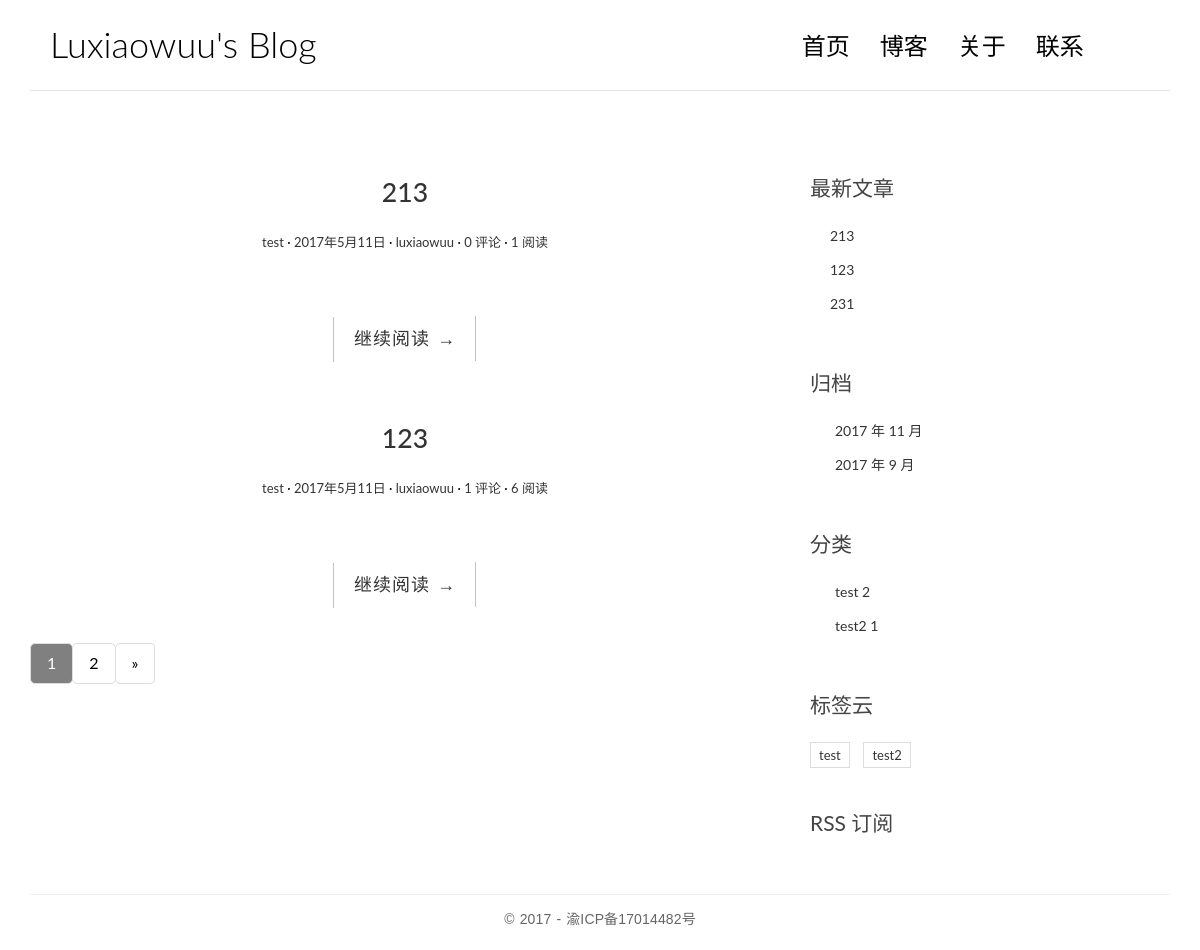
Before: / with the older database file.
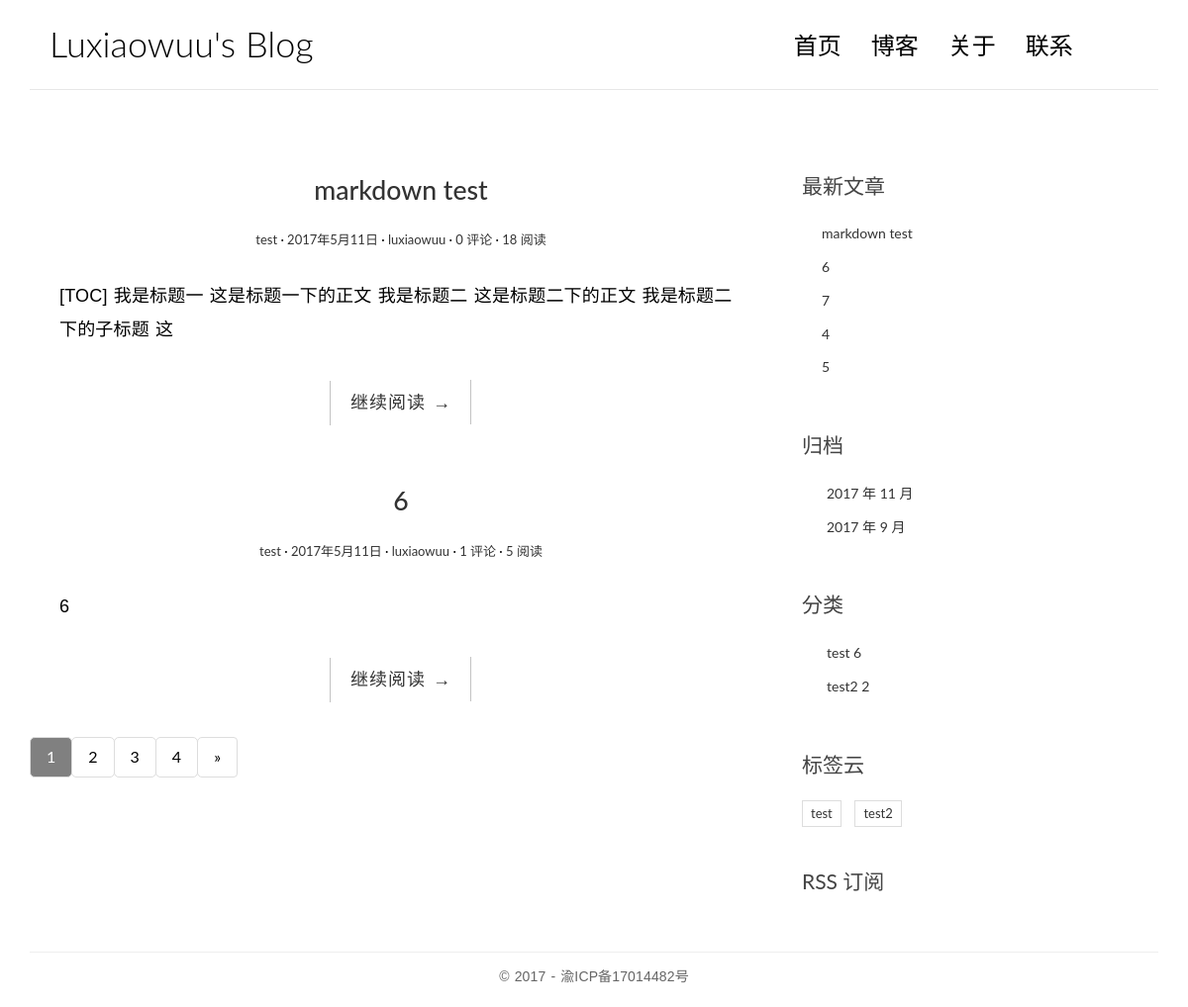
After: the same page with the newer database file.
### blog/models.py (models this page shows, shortened)
class Post(models.Model):
    title = models.CharField(max_length=100)
    body = models.TextField()
    excerpt = models.CharField(max_length=200, blank=True)
    views = models.PositiveIntegerField(default=0)
    comments_count = models.PositiveIntegerField(default=0)
    category = models.ForeignKey(Category)
    tags = models.ManyToManyField(Tag, blank=True)
    author = models.ForeignKey(User)
    created_time = models.DateTimeField()
    modified_time = models.DateTimeField()
    def get_absolute_url(self):
        return reverse('blog:detail', kwargs={'pk': self.pk})
    class Meta:
        ordering = ['-created_time', 'title']

class Category(models.Model):
    name = models.CharField(max_length=100)
    def __str__(self):
        return self.name

class Tag(models.Model):
    name = models.CharField(max_length=100)

### blog/views.py (the view, shortened to what this page needs)
# urls.py: url(r'^$', views.IndexView.as_view(), name='index'),
class IndexView(ListView):
    model = Post
    template_name = 'blog/index.html'
    context_object_name = 'post_list'
    paginate_by = 2
    def get_context_data(self, **kwargs):
        context = super(IndexView, self).get_context_data(**kwargs)
        paginator = context.get('paginator')
        page = context.get('page_obj')
        is_paginated = context.get('is_paginated')
        pagination_data = self.pagination_data(paginator, page, is_paginated)
        context.update(pagination_data)
        return context
    def pagination_data(self, paginator, page, is_paginated):
        if not is_paginated:
            return {}
        left = []
        right = []
        left_has_more = False
        right_has_more = False
        first = False
        last = False
        page_number = page.number
        total_pages = paginator.num_pages
        page_range = paginator.page_range
        if page_number == 1:
            right = page_range[page_number:page_number + 2]
            if right[-1] < total_pages - 1:
                right_has_more = True
            if right[-1] < total_pages:
                last = True
        elif page_number == total_pages:
            left = page_range[(page_number - 3) if (page_number - 3) > 0 else 0: page_number - 1]
            if left[0] > 2:
                left_has_more = True
            if left[0] > 1:
                first = True
        data = {
            'left': left,
            'right': right,
            'left_has_more': left_has_more,
            'right_has_more': right_has_more,
            'first': first,
            'last': last,
        }
        return data

### blog/templatetags/blog_tags.py (called while the page is built)
@register.simple_tag
def get_recent_post(num=5):
    return Post.objects.all().order_by('-created_time')[:num]

@register.simple_tag
def archives():
    return Post.objects.dates('created_time', 'month', order='DESC')

@register.simple_tag
def get_categories():
    return Category.objects.annotate(num_posts=Count('post')).filter(num_posts__gt=0)

@register.simple_tag
def get_tags():
    return Tag.objects.annotate(num_posts=Count('post')).filter(num_posts__gt=0)

### templates/blog/index.html (shortened to what this page needs)
{% extends 'base.html' %}
{% block main %}
{% for post in post_list %}
<article class="post post-{{ post.pk }}">
    <header class="entry-header">
        <h1 class="entry-title">
            <a href="{{ post.get_absolute_url }}">{{ post.title }}</a>
        </h1>
        <div class="entry-meta">
            <span class="post-category"><a href="#">{{ post.category }}</a></span>
            <span class="post-date"><a href="#"><time class="entry-date"
                                                      datetime="2012-11-09T23:15:57+00:00">2017年5月11日</time></a></span>
            <span class="post-author"><a href="#">{{ post.author }}</a></span>
            <span class="comments-link"><a href="#">{{ post.comment_set.count }} 评论</a></span>
            <span class="views-count"><a href="{{ post.get_absolute_url }}">{{ post.views }} 阅读</a></span>
        </div>
    </header>
    <div class="entry-content clearfix">
        <p>{{ post.excerpt }}</p>
        <div class="read-more cl-effect-14">
            <a href="{{ post.get_absolute_url }}" class="more-link">继续阅读 <span class="meta-nav">→</span></a>
        </div>
    </div>
</article>
{% empty %}
<div class="no-post">no article now!</div>
{% endfor %}
{% if is_paginated %}
<div class="pagination" align="center">
    <ul class="pagination">
        <li class="current"><a href="?page={{ page_obj.number }}" class="active">{{ page_obj.number }}</a></li>
        {% if right %}
        {% for p in right %}
        <li><a href="?page={{ p }}">{{ p }}</a></li>
        {% endfor %}
        {% endif %}
        {% if last %}
        <li><a href="?page={{ paginator.num_pages }}">{{ paginator.num_pages }}</a></li>
        {% endif %}
        {% if page_obj.has_next %}
        <li><a href="?page={{ page_obj.next_page_number }}">»</a></li>
        {% endif %}
    </ul>
</div>
{% endif %}
{% endblock main %}

### templates/base.html (shortened to what this page needs)
{% load static %}
{% load blog_tags %}
<!DOCTYPE html>
<html>
<head>
    <link href="https://cdn.bootcss.com/bootstrap/3.3.7/css/bootstrap.min.css" rel="stylesheet">
    <link rel="stylesheet" href="http://code.ionicframework.com/ionicons/2.0.1/css/ionicons.min.css">
    <link rel="stylesheet" href= "{% static 'blog/css/pace.css' %}">
    <link rel="stylesheet" href= "{% static 'blog/css/custom.css' %}">
    <link rel="stylesheet" href= "{% static 'blog/css/page.css' %}">
    <link rel="stylesheet" href="{% static 'blog/css/highlights/github.css' %}">
</head>
<body>
<div class="container">
    <header id="site-header">
        <div class="row">
            <div class="col-md-4 col-sm-5 col-xs-8">
                <div class="logo">
                    <h1><a href="{% url 'blog:index' %}">Luxiaowuu's Blog</a></h1>
                </div>
            </div>
            <div class="col-md-8 col-sm-7 col-xs-4">
                <nav class="main-nav" role="navigation">
                    <div class="collapse navbar-collapse" id="bs-example-navbar-collapse-1">
                        <ul class="nav navbar-nav navbar-right">
                            <li class="cl-effect-11"><a href="{% url 'blog:index' %}" data-hover="首页">首页</a></li>
                            <li class="cl-effect-11"><a href="full-width.html" data-hover="博客">博客</a></li>
                            <li class="cl-effect-11"><a href="about.html" data-hover="关于">关于</a></li>
                            <li class="cl-effect-11"><a href="contact.html" data-hover="联系">联系</a></li>
                        </ul>
                    </div>
                </nav>
            </div>
        </div>
    </header>
</div>
<div class="content-body">
    <div class="container">
        <div class="row">
            <main class="col-md-8">
                {% block main %}
                {% endblock main %}
            </main>
            <aside class="col-md-4">
                <div class="widget widget-recent-posts">
                    <h3 class="widget-title">最新文章</h3>
                    {% get_recent_post as recent_post_list %}
                    <ul>
                        {% for post in recent_post_list %}
                        <li>
                            <a href="{{ post.get_absolute_url }}">{{ post.title }}</a>
                        </li>
                        {% empty %}
                        no article now!
                        {% endfor %}
                    </ul>
                </div>
                <div class="widget widget-archives">
                    <h3 class="widget-title">归档</h3>
                    {% archives as date_list %}
                    <ul>
                        {%　for date in date_list %}
                        <li>
                            <a href="{% url 'blog:archives' date.year date.month %}">{{ date.year }} 年 {{ date.month }} 月</a>
                        </li>
                        {% empty %}
                        暂无归档
                        {% endfor %}
                    </ul>
                </div>
                <div class="widget widget-category">
                    <h3 class="widget-title">分类</h3>
                    {% get_categories as category_list %}
                    <ul>
                        {% for category in category_list %}
                        <li>
                            <a href="{% url 'blog:category' category.pk %}">{{ category.name }}
                                <span class="post-count"> {{ category.num_posts }}</span></a>
                        </li>
                        {% empty %}
                        暂无分类
                        {% endfor %}
                    </ul>
                </div>
                <div class="widget widget-tag-cloud">
                    <h3 class="widget-title">标签云</h3>
                    {% get_tags as  tag_list %}
                    <ul>
                        {% for tag in tag_list %}
                        <li>
                            <a href="{% url 'blog:tag' tag.pk %}">{{ tag.name }}</a>
                        </li>
                        {% empty %}
                        暂无标签
                        {% endfor %}
                    </ul>
                </div>
                <div class="rss">
                    <a href="{% url 'rss' %}"> RSS 订阅</a>
                </div>
            </aside>
        </div>
    </div>
</div>
<footer id="site-footer">
    <div class="container">
        <div class="row">
            <div class="col-md-12">
                <p class="copyright">&copy 2017 - 渝ICP备17014482号
                </p>
            </div>
        </div>
    </div>
</footer>
</body>
</html>

### static/blog/css/custom.css (style rules this page uses)
* { outline: none; }
h1, h2, h3, h4, h5, h6 { margin-top: 0; }
a { color: #333; }
body { color: #444; font-family: 'Lato', sans-serif; }
p { font-family: 'Ubuntu', sans-serif; font-weight: 400; word-spacing: 1px; letter-spacing: 0.01em; }
#site-header { background-color: #FFF; padding: 25px 20px; margin-bottom: 40px; border-bottom: 1px solid #e7e7e7; }
.logo h1 a { color: #000; }
.logo h1 { margin: 0; font-family: 'Lato', sans-serif; font-weight: 300; }
.main-nav { margin-top: 11px; max-width: 95%; }
.main-nav a { color: #000000 !important; padding: 0 0 5px 0 !important; margin-right: 30px; font-family: 'Lato', sans-serif; font-weight: 300; font-size: 24px; }
.cl-effect-11 a { padding: 10px 0; color: #0972b4; text-shadow: none; }
.cl-effect-11 a::before { position: absolute; top: 0; left: 0; overflow: hidden; padding: 0 0 5px 0 !important; max-width: 0; border-bottom: 1px solid #000; color: #000; content: attr(data-hover); white-space: nowrap; -webkit-transition: max-width 0.5s; -moz-transition: max-width 0.5s; transition: max-width 0.5s; }
.content-body { padding-bottom: 4em; }
.post { background: #fff; padding: 30px 30px 0; }
.entry-title { text-align: center; font-size: 1.9em; margin-bottom: 20px; line-height: 1.6; padding: 10px 20px 0; }
.entry-meta { text-align: center; color: #DDDDDD; font-size: 13px; margin-bottom: 30px; }
.entry-content { font-size: 18px; line-height: 1.9; font-weight: 300; color: #000; }
.post-category::after, .post-date::after, .post-author::after, .comments-link::after { content: ' ·'; color: #000; }
.read-more { font-family: 'Ubuntu', sans-serif; font-weight: 400; word-spacing: 1px; letter-spacing: 0.01em; text-align: center; margin-top: 20px; }
.cl-effect-14 a { padding: 0 20px; height: 45px; line-height: 45px; position: relative; display: inline-block; margin: 15px 25px; letter-spacing: 1px; font-weight: 400; text-shadow: 0 0 1px rgba(255, 255, 255, 0.3); }
.cl-effect-14 a::before, .cl-effect-14 a::after { position: absolute; width: 45px; height: 1px; background: #C3C3C3; content: ''; -webkit-transition: all 0.3s; -moz-transition: all 0.3s; transition: all 0.3s; pointer-events: none; }
.cl-effect-14 a::before { top: 0; left: 0; -webkit-transform: rotate(90deg); -moz-transform: rotate(90deg); transform: rotate(90deg); -webkit-transform-origin: 0 0; -moz-transform-origin: 0 0; transform-origin: 0 0; }
.cl-effect-14 a::after { right: 0; bottom: 0; -webkit-transform: rotate(90deg); -moz-transform: rotate(90deg); transform: rotate(90deg); -webkit-transform-origin: 100% 0; -moz-transform-origin: 100% 0; transform-origin: 100% 0; }
.widget { background: #fff; padding: 30px 0 0; }
.widget-title { font-size: 1.5em; margin-bottom: 20px; line-height: 1.6; padding: 10px 0 0; font-weight: 400; }
.widget-recent-posts ul { padding: 0; margin: 0; padding-left: 20px; }
.widget-recent-posts ul li { list-style-type: none; position: relative; line-height: 170%; margin-bottom: 10px; }
.widget-recent-posts ul li::before { content: '\f3d3'; font-family: "Ionicons"; position: absolute; left: -17px; top: 3px; font-size: 16px; color: #000; }
.widget-archives ul { padding: 0; margin: 0; padding-left: 25px; }
.widget-archives ul li { list-style-type: none; position: relative; line-height: 170%; margin-bottom: 10px; }
.widget-archives ul li::before { content: '\f3f3'; font-family: "Ionicons"; position: absolute; left: -25px; top: 1px; font-size: 16px; color: #000; }
.widget-category ul { padding: 0; margin: 0; padding-left: 25px; }
.widget-category ul li { list-style-type: none; position: relative; line-height: 170%; margin-bottom: 10px; }
.widget-category ul li::before { content: '\f3fe'; font-family: "Ionicons"; position: absolute; left: -25px; top: 1px; font-size: 18px; color: #000; }
.widget-tag-cloud ul { padding: 0; margin: 0; margin-right: -10px; }
.widget-tag-cloud ul li { list-style-type: none; font-size: 13px; display: inline-block; margin-right: 10px; margin-bottom: 10px; padding: 3px 8px; border: 1px solid #ddd; }
.rss { font-size: 21px; margin-top: 30px; }
.rss a { color: #444; }
#site-footer { padding-top: 10px; padding: 0 0 1.5em 0; }
.copyright { text-align: center; padding-top: 1em; margin: 0; border-top: 1px solid #eee; color: #666; }
.pagination ul { list-style: none; }
.pagination ul li { display: inline-block; font-size: 16px; margin-right: 5px; }
.current a { color: red; }

Changed rows visible on the page:
no longer on this page (row edited): Post: title "213", category "test", author "luxiaowuu", comment_set.count "0", views "1"
no longer on this page (row edited): Post: title "123", category "test", author "luxiaowuu", comment_set.count "1", views "6"
no longer on this page (row unchanged): Post: title "231", shown under "最新文章"
added Post: title "markdown test", category "test", author "luxiaowuu", comment_set.count "0", views "18", excerpt "[TOC] 我是标题一 这是标题一下的正文 我是标题二 这是标题二下的正文 我是标题二下的子标题 这"
added Post: title "6", category "test", author "luxiaowuu", comment_set.count "1", views "5", excerpt "6"
added Post: title "7", shown under "最新文章"
added Post: title "4", shown under "最新文章"
added Post: title "5", shown under "最新文章"
computed for Category "test": num_posts "2" → "6"
computed for Category "test2": num_posts "1" → "2"
Other visible differences:
{{ paginator.num_pages }}: (not shown) → "4"
new list line: "3"
